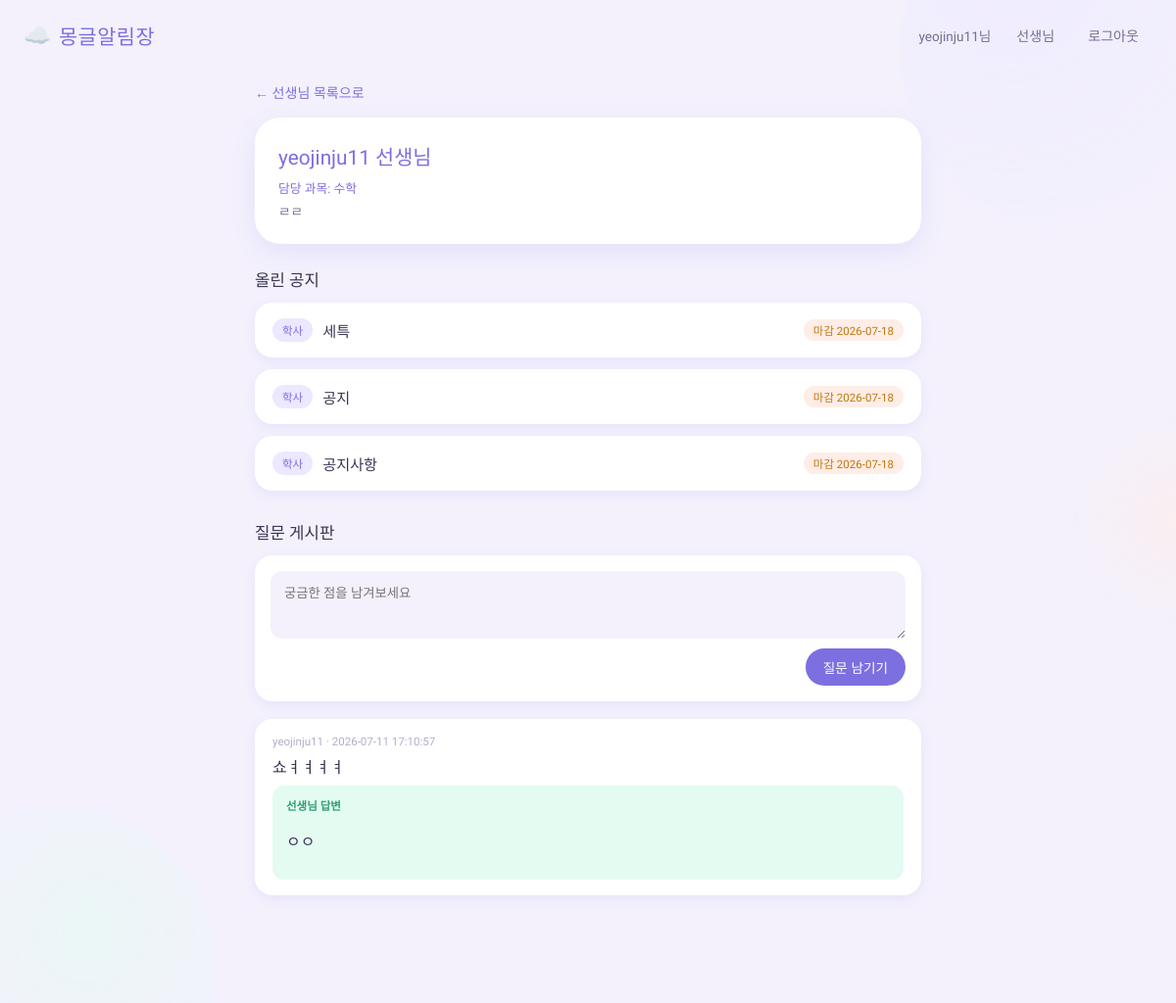
Screenshot of /teacher/3 (signed in) with the database file from the repository.
### tables this page shows
CREATE TABLE users (
            id INTEGER PRIMARY KEY AUTOINCREMENT,
            username TEXT UNIQUE NOT NULL,
            password_hash TEXT NOT NULL,
            role TEXT NOT NULL DEFAULT 'student',
            subject TEXT,
            bio TEXT
        );

CREATE TABLE notices (
            id INTEGER PRIMARY KEY AUTOINCREMENT,
            title TEXT NOT NULL,
            content TEXT NOT NULL,
            category TEXT NOT NULL,
            due_date TEXT,
            author_id INTEGER,
            author_name TEXT,
            created_at TEXT DEFAULT (datetime('now', 'localtime'))
        );

CREATE TABLE questions (
            id INTEGER PRIMARY KEY AUTOINCREMENT,
            teacher_id INTEGER NOT NULL,
            student_id INTEGER,
            student_name TEXT,
            content TEXT NOT NULL,
            answer TEXT,
            created_at TEXT DEFAULT (datetime('now', 'localtime'))
        );

### app.py (the view, shortened to what this page needs)
@app.route("/teacher/<int:teacher_id>", methods=["GET", "POST"])
@login_required
def teacher_profile(teacher_id):
    conn = get_db()
    teacher = conn.execute(
        "SELECT * FROM users WHERE id = ? AND role = 'teacher'", (teacher_id,)
    ).fetchone()
    if teacher is None:
        conn.close()
        flash("존재하지 않는 선생님 페이지입니다.")
        return redirect(url_for("teacher_list"))
    notices = conn.execute(
        "SELECT * FROM notices WHERE author_id = ? ORDER BY created_at DESC",
        (teacher_id,),
    ).fetchall()
    questions = conn.execute(
        "SELECT * FROM questions WHERE teacher_id = ? ORDER BY created_at DESC",
        (teacher_id,),
    ).fetchall()
    conn.close()
    is_owner = session.get("user_id") == teacher_id
    return render_template(
        "teacher_profile.html",
        teacher=teacher,
        notices=notices,
        questions=questions,
        is_owner=is_owner,
    )

### app.py (called while the page is built)
def get_db():
    conn = sqlite3.connect(DB_PATH)
    conn.row_factory = sqlite3.Row
    return conn

def login_required(view_func):
    from functools import wraps
    @wraps(view_func)
    def wrapped(*args, **kwargs):
        if "user_id" not in session:
            flash("로그인이 필요합니다.")
            return redirect(url_for("login"))
        return view_func(*args, **kwargs)
    return wrapped

### templates/teacher_profile.html (shortened to what this page needs)
{% extends "base.html" %}
{% block content %}
    <a class="back-link" href="{{ url_for('teacher_list') }}">← 선생님 목록으로</a>
    <section class="teacher-header">
        <h1>{{ teacher['username'] }} 선생님</h1>
        {% if teacher['subject'] %}
            <p class="teacher-subject">담당 과목: {{ teacher['subject'] }}</p>
        {% endif %}
        {% if teacher['bio'] %}
            <p class="teacher-bio">{{ teacher['bio'] }}</p>
        {% endif %}
    </section>
    <section class="teacher-section">
        <h2>올린 공지</h2>
        {% if notices %}
            <ul class="notice-list">
                {% for notice in notices %}
                    <li>
                        <a href="{{ url_for('notice_detail', notice_id=notice['id']) }}">
                            <span class="category-tag">{{ notice['category'] }}</span>
                            <span class="title">{{ notice['title'] }}</span>
                            {% if notice['due_date'] %}
                                <span class="due-date">마감 {{ notice['due_date'] }}</span>
                            {% endif %}
                        </a>
                    </li>
                {% endfor %}
            </ul>
        {% else %}
            <p class="empty">아직 올린 공지가 없습니다.</p>
        {% endif %}
    </section>
    <section class="teacher-section">
        <h2>질문 게시판</h2>
        <form class="question-form" method="post" action="{{ url_for('teacher_profile', teacher_id=teacher['id']) }}">
            <textarea name="content" rows="3" placeholder="궁금한 점을 남겨보세요" required></textarea>
            <button type="submit">질문 남기기</button>
        </form>
        {% if questions %}
            <ul class="question-list">
                {% for q in questions %}
                    <li class="question-item">
                        <p class="q-meta">{{ q['student_name'] }} · {{ q['created_at'] }}</p>
                        <p class="q-content">{{ q['content'] }}</p>
                        {% if q['answer'] %}
                            <div class="q-answer">
                                <p class="q-answer-label">선생님 답변</p>
                                <p>{{ q['answer'] }}</p>
                            </div>
                        {% else %}
                            <p class="q-waiting">아직 답변이 없습니다.</p>
                        {% endif %}
                    </li>
                {% endfor %}
            </ul>
        {% else %}
            <p class="empty">아직 등록된 질문이 없습니다.</p>
        {% endif %}
    </section>
{% endblock %}

### static/style.css (style rules this page uses)
:root { --bg: #F4F1FD; --surface: #FFFFFF; --ink: #3A3552; --ink-soft: #756E93; --primary: #7C6FE0; --primary-soft: #ECE8FF; --accent-mint: #7FDBB6; --accent-mint-soft: #E3FBF1; --accent-peach: #FFB199; --accent-peach-soft: #FFEDE7; --danger: #FF8B94; --danger-soft: #FFE7E9; --radius-lg: 26px; --radius-md: 18px; --radius-sm: 12px; --shadow: 0 8px 24px rgba(124, 111, 224, 0.12); --shadow-sm: 0 4px 12px rgba(124, 111, 224, 0.10); }
* { box-sizing: border-box; }
body { margin: 0; font-family: "Gowun Dodum", "Malgun Gothic", sans-serif; background: var(--bg); color: var(--ink); position: relative; overflow-x: hidden; min-height: 100vh; }
.notice-list { list-style: none; padding: 0; margin: 0; display: flex; flex-direction: column; gap: 12px; }
.notice-list a { display: flex; align-items: center; gap: 10px; background: var(--surface); padding: 16px 18px; border-radius: var(--radius-md); text-decoration: none; color: var(--ink); box-shadow: var(--shadow-sm); transition: transform 0.12s ease, box-shadow 0.12s ease; }
.category-tag { background: var(--primary-soft); color: var(--primary); font-size: 0.72rem; padding: 4px 10px; border-radius: 999px; flex-shrink: 0; white-space: nowrap; }
.notice-list .title { flex: 1; font-size: 0.95rem; }
.due-date { font-size: 0.72rem; color: #C2760B; background: var(--accent-peach-soft); padding: 3px 10px; border-radius: 999px; flex-shrink: 0; white-space: nowrap; }
.back-link { display: inline-block; margin-bottom: 16px; color: var(--primary); text-decoration: none; font-size: 0.88rem; }
.teacher-subject { font-size: 0.8rem; color: var(--primary); }
.teacher-bio { font-size: 0.85rem; color: var(--ink-soft); }
.teacher-header { background: var(--surface); padding: 24px; border-radius: var(--radius-lg); margin-bottom: 24px; box-shadow: var(--shadow); }
.teacher-header h1 { font-family: "Jua", sans-serif; font-weight: normal; margin: 0 0 8px; font-size: 1.3rem; color: var(--primary); }
.teacher-header .teacher-subject { margin: 0 0 4px; }
.teacher-header .teacher-bio { margin: 0; }
.teacher-section { margin-bottom: 30px; }
.teacher-section h2 { font-family: "Jua", sans-serif; font-weight: normal; font-size: 1.05rem; margin-bottom: 12px; color: var(--ink); }
.question-form { display: flex; flex-direction: column; gap: 10px; margin-bottom: 18px; background: var(--surface); padding: 16px; border-radius: var(--radius-md); box-shadow: var(--shadow-sm); }
.question-form textarea, .answer-form textarea { padding: 12px 14px; border: none; background: var(--bg); border-radius: var(--radius-sm); font-family: inherit; resize: vertical; }
.question-form button, .answer-form button { align-self: flex-end; padding: 9px 18px; border: none; background: var(--primary); color: white; border-radius: 999px; cursor: pointer; font-size: 0.85rem; }
.question-list { list-style: none; padding: 0; margin: 0; display: flex; flex-direction: column; gap: 12px; }
.question-item { background: var(--surface); padding: 16px 18px; border-radius: var(--radius-md); box-shadow: var(--shadow-sm); }
.q-meta { font-size: 0.72rem; color: #B4ADCB; margin: 0 0 6px; }
.q-content { margin: 0 0 8px; }
.q-answer { background: var(--accent-mint-soft); padding: 12px 14px; border-radius: var(--radius-sm); margin-top: 8px; }
.q-answer-label { font-size: 0.72rem; color: #2F9E75; font-weight: bold; margin: 0 0 4px; }

### rows the page displays
users: username "yeojinju11", subject "수학", bio "ㄹㄹ"
notices: category "학사", title "세특", due_date "2026-07-18"
notices: category "학사", title "공지", due_date "2026-07-18"
notices: category "학사", title "공지사항", due_date "2026-07-18"
questions: student_name "yeojinju11", created_at "2026-07-11 17:10:57", content "쇼ㅕㅕㅕㅕ", answer "ㅇㅇ"

### other values shown
{{ session.get('username') }} "yeojinju11"
